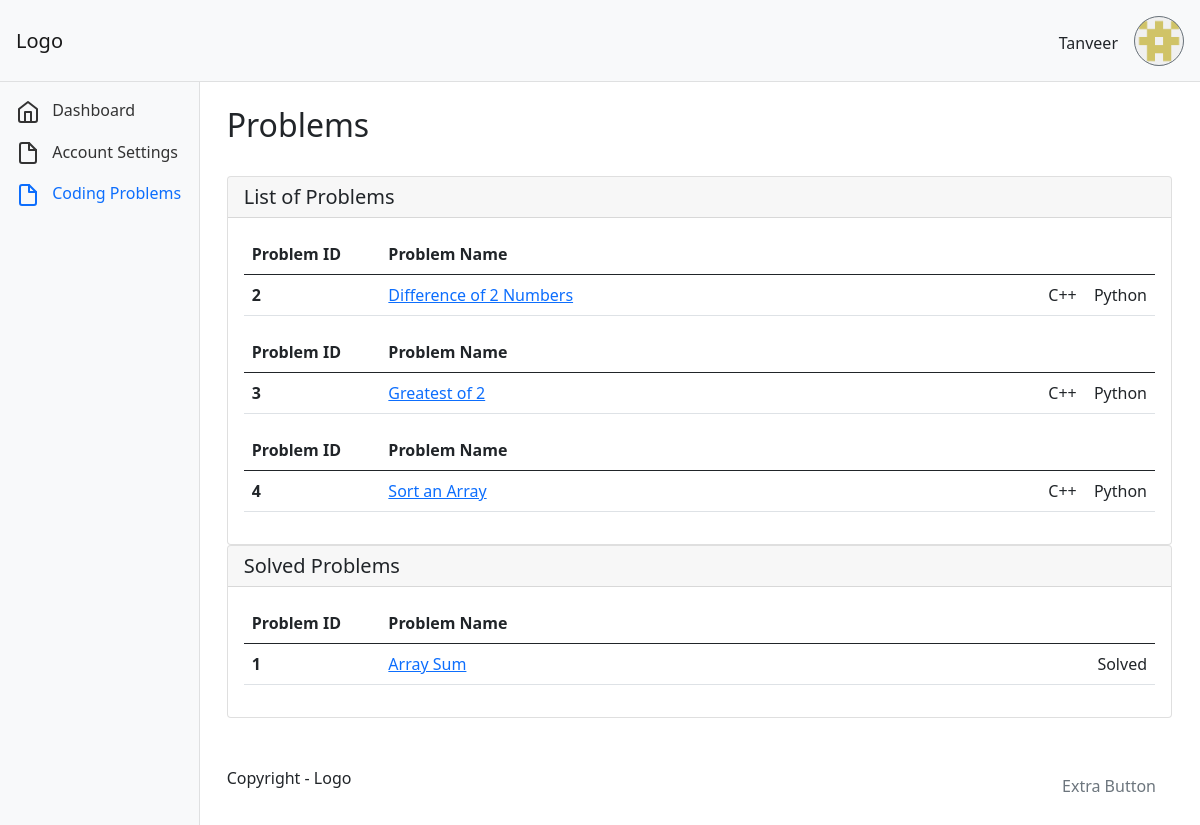
The page /problems.php (signed in) on the database its author committed.
### tables this page shows
CREATE TABLE `problems` (
  `pid` int(11) NOT NULL,
  `problem_title` varchar(100) NOT NULL,
  `problem_statement` varchar(2000) NOT NULL,
  `testcase_input1` varchar(500) NOT NULL,
  `testcase_output1` varchar(500) NOT NULL,
  `testcase_input2` varchar(500) NOT NULL,
  `testcase_output2` varchar(500) NOT NULL
);

### problems.php (the view, shortened to what this page needs)
<?php
require_once("backend/dbconn.php");
?>
<!DOCTYPE html>
<html lang="en">
<head>
  <link rel="stylesheet" href="css/bootstrap.min.css">
  <link rel="stylesheet" href="css/chartist.min.css">
  <link rel="stylesheet" href="css/main.css">
</head>
<body>
  <?php
  require_once("./navbar.php");
  ?>
  <div class="container-fluid">
    <div class="row">
      <nav id="sidebar" class="col-md-3 col-lg-2 d-md-block bg-light sidebar collapse">
        <div class="position-sticky">
          <ul class="nav flex-column">
            <li class="nav-item">
              <a class="nav-link" aria-current="page" href="index.php">
                <span class="ml-2">Dashboard</span>
              </a>
            </li>
            <li class="nav-item">
              <a class="nav-link" href="account.php">
                <span class="ml-2">Account Settings</span>
              </a>
            </li>
            <li class="nav-item">
              <a class="nav-link active" href="problems.php">
                <span class="ml-2">Coding Problems</span>
              </a>
            </li>
          </ul>
        </div>
      </nav>
      <main class="col-md-9 ml-sm-auto col-lg-10 px-md-4 py-4">
        <h1 class="h2">Problems</h1>
        <br />
        <div class="row">
          <div class="col-12 col-xl-12 mb-4 mb-lg-0">
            <div class="card">
              <h5 class="card-header">List of Problems</h5>
              <div class="card-body">
                <?php
                $sql2 = "SELECT * FROM problems where `pid` NOT IN (SELECT `pid` FROM `problems_user` WHERE `uid`=?);";
                $res2 = $conn->prepare($sql2);
                $res2->execute([$_SESSION["uid"]]);
                $ans2 = $res2->fetchAll(PDO::FETCH_ASSOC);
                foreach ($ans2 as $prob) :
                ?>
                  <div class="table-responsive">
                    <table class="table">
                      <thead>
                        <tr>
                          <th scope="col">Problem ID</th>
                          <th scope="col">Problem Name</th>
                          <th scope="col"></th>
                          <th scope="col"></th>
                        </tr>
                      </thead>
                      <tbody>
                        <tr>
                          <th width="15%" scope="row"><?php echo $prob["pid"] ?></th>
                          <td><a href="view_problem.php?pid=<?php echo $prob["pid"] ?>"><?php echo $prob["problem_title"] ?></a></td>
                          <td width="5%">C++</td>
                          <td width="5%">Python</td>
                        </tr>
                      </tbody>
                    </table>
                  </div>
                <?php
                endforeach;
                ?>
              </div>
            </div>
          </div>
          <div class="col-12 col-xl-12 mb-4 mb-lg-0">
            <div class="card">
              <h5 class="card-header">Solved Problems</h5>
              <div class="card-body">
                <?php
                $sql3 = "SELECT * FROM problems where `pid` IN (SELECT `pid` FROM `problems_user` WHERE `uid`=?);";
                $res3 = $conn->prepare($sql3);
                $res3->execute([$_SESSION["uid"]]);
                $ans3 = $res3->fetchAll(PDO::FETCH_ASSOC);
                foreach ($ans3 as $sprob) :
                ?>
                  <div class="table-responsive">
                    <table class="table">
                      <thead>
                        <tr>
                          <th scope="col">Problem ID</th>
                          <th scope="col">Problem Name</th>
                          <th scope="col"></th>
                        </tr>
                      </thead>
                      <tbody>
                        <tr>
                          <th width="15%" scope="row"><?php echo $sprob["pid"] ?></th>
                          <td><a href="view_solution.php?pid=<?php echo $sprob["pid"] ?>"><?php echo $sprob["problem_title"] ?></a></td>
                          <td width="5%">Solved</td>
                        </tr>
                      </tbody>
                    </table>
                  </div>
                <?php
                endforeach;
                ?>
              </div>
            </div>
          </div>
        </div>
        <footer class="pt-5 d-flex justify-content-between">
          <span>Copyright - Logo</span>
          <ul class="nav m-0">
            <li class="nav-item">
              <a class="nav-link text-secondary" aria-current="page" href="#">Extra Button</a>
            </li>
          </ul>
        </footer>
      </main>
    </div>
  </div>
</body>
</html>

### css/main.css (style rules this page uses)
.sidebar { position: fixed; top: 0; bottom: 0; left: 0; z-index: 100; padding: 90px 0 0; box-shadow: inset -1px 0 0 rgba(0, 0, 0, .1); z-index: 99; }
.sidebar .nav-link { color: #333; }
.sidebar .nav-link.active { color: #0d6efd; }

### rows shown on the page
problems: pid "2", problem_title "Difference of 2 Numbers"
problems: pid "3", problem_title "Greatest of 2"
problems: pid "4", problem_title "Sort an Array"
problems: pid "1", problem_title "Array Sum"

### other values the page prints
$_SESSION["username"] "Tanveer"
